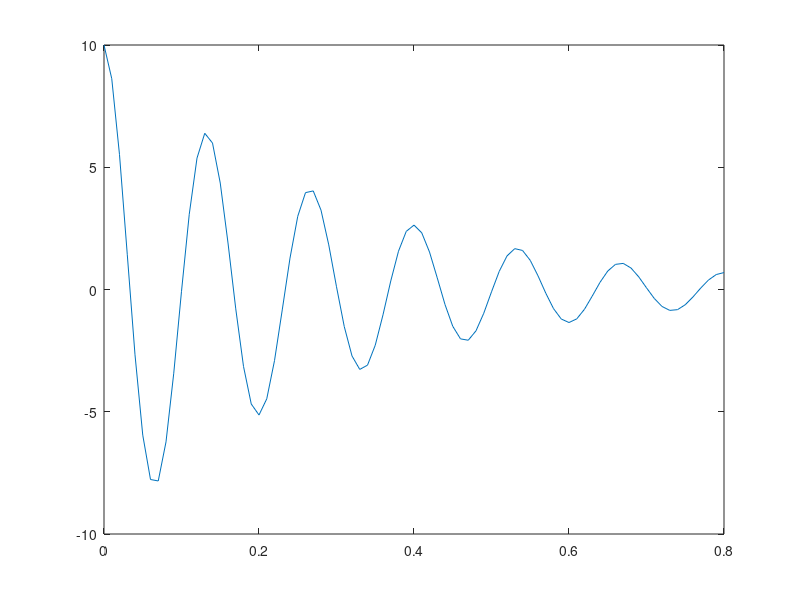

Source code (MATLAB):
%2.6
%set q0, R, L, C
q0=10;
R=60;
L=9;
C=0.00005;

t=[0:0.01:0.8]; %set t

%set q with t
q=q0*exp(-R*t/(2*L)).*cos(sqrt(1/(L*C)-(R/(2*L))^2)*t);

%draw plot
plot(t, q);